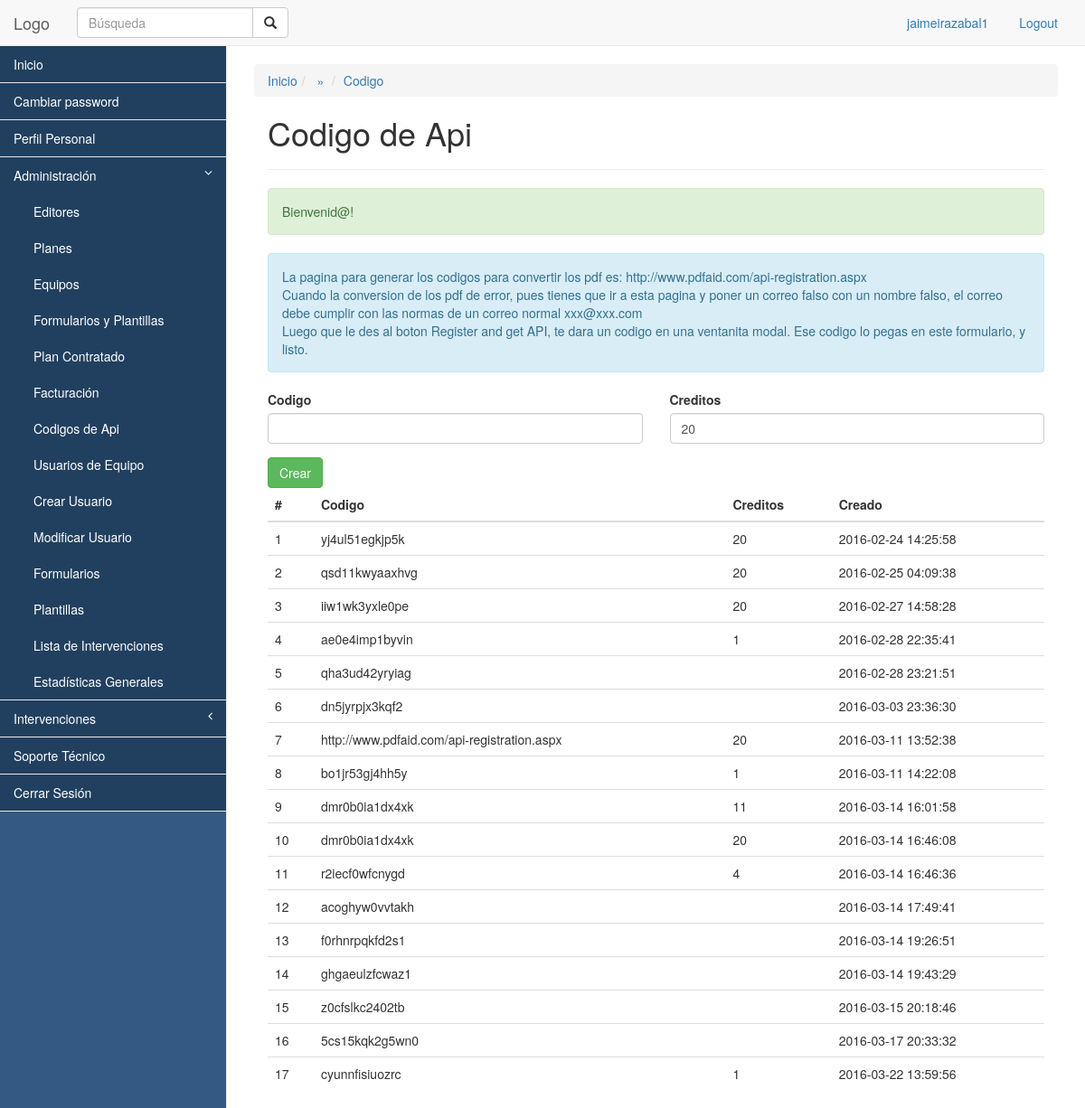
The page /codigo/ (signed in) on the database its author committed.
### tables this page shows
CREATE TABLE IF NOT EXISTS `codigo_api` (
  `id` int(11) NOT NULL AUTO_INCREMENT,
  `codigo` text NOT NULL,
  `credito` int(11) DEFAULT NULL,
  `creado` timestamp NOT NULL DEFAULT CURRENT_TIMESTAMP,
  PRIMARY KEY (`id`)
);

### core/kumbia/util.php (called while the page is built, shortened)
<?php
class Util
{
    public static function smallcase($s)
    {
        return strtolower(preg_replace('/([A-Z])/', "_\\1", self::lcfirst($s)));
    }
    public static function lcfirst($s)
    {
        $s[0] = strtolower($s[0]);
        return $s;
    }
}

### core/kumbia/bootstrap.php (called while the page is built, shortened)
<?php
require CORE_PATH . 'kumbia/util.php';
function auto($class)
{
    if ($class == 'ActiveRecord') {
        return include APP_PATH . 'libs/active_record.php';
    }
    if ($class == 'Load') {
        return include CORE_PATH . 'kumbia/load.php';
    }
    $class = Util::smallcase($class);
}
require CORE_PATH . 'kumbia/router.php';
require APP_PATH . 'libs/app_controller.php';
try {
    View::render(Router::execute($url), $url);
} catch (KumbiaException $e) {
    KumbiaException::handle_exception($e);
}
exit();

### core/kumbia/router.php (called while the page is built, shortened)
<?php
final class Router
{
    private static $_vars = array(
        'method' => NULL,
        'route' => NULL,
        'module' => NULL,
        'controller' => 'index',
        'action' => 'index',
        'parameters' => array(),
        'controller_path' => 'index'
    );
	public static function execute($url)
	{
        self::$_vars['route'] = $url;
        self::$_vars['method'] = $_SERVER['REQUEST_METHOD'];
		return self::_dispatch();
	}
    private static function _rewrite($url)
    {
        $url_items = explode('/', trim($url, '/'));
        self::$_vars['controller'] = current($url_items);
        self::$_vars['controller_path'] = (self::$_vars['module']) ? "$url_items[0]/$url_items[1]" : current($url_items);
        if (next($url_items) === false) return;
        self::$_vars['action'] = current($url_items);
        if (next($url_items) === false) return;
        self::$_vars['parameters'] = array_slice($url_items, key($url_items));
    }
    private static function _dispatch()
    {
        extract(self::$_vars, EXTR_OVERWRITE);
        $cont = new $app_controller($module, $controller, $action, $parameters);
		try {
			$reflectionMethod = new ReflectionMethod($cont, $cont->action_name);
		} catch (ReflectionException $e) {
			throw new KumbiaException(null, 'no_action');
		}
		try {
			$reflectionMethod->invokeArgs($cont, $cont->parameters);
		} catch (ReflectionException $e) {
			throw new KumbiaException(null, 'no_action');
		}
        $cont->k_callback();
        return $cont;
    }
    public static function get($var = null)
    {
        if ($var) {
            return self::$_vars[$var];
        } else {
            return self::$_vars;
        }
    }
}

### public_html/index.php (called while the page is built, shortened)
<?php
$url = isset($_GET['_url']) ? $_GET['_url'] : '/';
require CORE_PATH . 'kumbia/bootstrap.php';

### core/libs/db/adapters/mysqli.php (called while the page is built, shortened)
<?php
class DbMySQLi extends DbBase implements DbBaseInterface
{
    public $id_connection;
    public function connect($config)
    {
        $this->id_connection = new mysqli($config['host'], $config['username'], $config['password'], $config['name'], $config['port']);
        if (isset($config['charset'])) $this->id_connection->set_charset($config['charset']);
        return TRUE;
    }
    public function query($sql_query)
    {
        if ($result_query = mysqli_query($this->id_connection, $sql_query)) {
            return $result_query;
        } else {
            $this->last_result_query = false;
            throw new KumbiaException($this->error(" al ejecutar <em>\"$sql_query\"</em>"));
        }
    }
}

### core/libs/db/db_base.php (called while the page is built, shortened)
<?php
class DbBase
{
    public function in_query($sql)
    {
        $q = $this->query($sql);
        $results = array();
        if ($q) {
            while ($row = $this->fetch_array($q)) {
                $results[] = $row;
            }
        }
        return $results;
    }
}

### core/libs/kumbia_active_record/kumbia_active_record.php (called while the page is built, shortened)
<?php
class KumbiaActiveRecord
{
    protected $db;
    protected $database;
    protected $schema;
    protected $source;
    protected $fields = array();
    protected $debug = false;
    protected $logger = false;
    protected static $models = array();
    protected function _model_name()
    {
        if (!$this->source) {
            $this->source = Util::smallcase(get_class($this));
        }
    }
    protected function _connect($new_connection = false)
    {
        if (!is_object($this->db) || $new_connection) {
            $this->db = Db::factory($this->database, $new_connection);
        }
        $this->db->debug = $this->debug;
        $this->db->logger = $this->logger;
    }
    protected function dump()
    {
        if ($this->source) {
            $this->source = str_replace(";", '', strtolower($this->source));
        } else {
            $this->_model_name();
            if (!$this->source) {
                return false;
            }
        }
        return true;
    }
    protected function _dump_info($table, $schema = '')
    {
        foreach (self::get_meta_data($table) as $field) {
            $this->fields[] = $field['Field'];
        }
        return true;
    }
    public function find($what = '')
    {
        $what = Util::getParams(func_get_args());
        $select = "SELECT ";
        if (isset($what['columns'])) {
            $select.= $what['columns'] ? KumbiaActiveRecord::sql_sanitize($what['columns']) : join(",", $this->fields);
        } elseif (isset($what['distinct'])) {
            $select.= 'DISTINCT ';
            $select.= $what['distinct'] ? KumbiaActiveRecord::sql_sanitize($what['distinct']) : join(",", $this->fields);
        } else {
            $select.= join(",", $this->fields);
        }
        if ($this->schema) {
            $select.= " FROM {$this->schema}.{$this->source}";
        } else {
            $select.= " FROM {$this->source}";
        }
        $select.= $this->convert_params_to_sql($what);
        $results = array();
        $all_results = $this->db->in_query($select);
        foreach ($all_results AS $result) {
            $results[] = $this->dump_result($result);
        }
        if (isset($what[0]) && is_numeric($what[0])) {
            if (!isset($results[0])) {
                $this->count = 0;
                return false;
            } else {
                $this->dump_result_self($all_results[0]);
                $this->count = 1;
                return $results[0];
            }
        } else {
            return $results;
        }
    }
    public function convert_params_to_sql($what = '')
    {
        $select = '';
        return $select;
    }
    public function dump_result($result)
    {
        $obj = clone $this;
        if (is_array($result)) {
            foreach ($result as $k => $r) {
                if (!is_numeric($k)) {
                    $obj->$k = stripslashes($r);
                }
            }
        }
        return $obj;
    }
    static function get_meta_data($table)
    {
        if (isset(self::$models[$table])) {
            return self::$models[$table];
        } elseif (PRODUCTION) {
            $metadata = Cache::driver()->get($table, 'kumbia.models');
            if ($metadata) {
                return self::$models[$table] = unserialize($metadata);
            }
        }
        return array();
    }
    static function set_meta_data($table, $meta_data)
    {
        self::$models[$table] = $meta_data;
        return true;
    }
    public function __sleep()
    {
        $this->db = null;
        return array_keys(get_object_vars($this));
    }
}

### default/app/controllers/codigo_controller.php (called while the page is built, shortened)
<?php
class CodigoController extends AppController{
	public function index(){
		$this->codigos= Load::model("codigo_api")->find();
	}
}
 ?>

### default/app/views/codigo/index.phtml (the view, shortened to what this page needs)
<?php echo Form::open() ?>
	<div class="alert alert-info">
		La pagina para generar los codigos para convertir los pdf es: http://www.pdfaid.com/api-registration.aspx <br>
		Cuando la conversion de los pdf de error, pues tienes que ir a esta pagina y poner un correo falso con un nombre falso,
		el correo debe cumplir con las normas de un correo normal xxx@xxx.com <br>
		Luego que le des al boton Register and get API, te dara un codigo en una ventanita modal. Ese codigo lo pegas en este formulario, y listo.
	</div>
	<div class="row">
		<div class="col-md-6">
			<div class="form-group">
				<label for="">Codigo</label>
				<?php echo Form::text("codigo_api.codigo","class='form-control'") ?>
			</div>
		</div>
		<div class="col-md-6">
			<div class="form-group">
				<label for="">Creditos</label>
				<?php echo Form::text("codigo_api.credito","class='form-control'",20) ?>
			</div>
		</div>
	</div>
	<?php echo Form::submit("Crear","class='btn btn-success'") ?>
<?php echo Form::close() ?>
<table class="table">
	<thead>
		<th>#</th>
		<th>Codigo</th>
		<th>Creditos</th>
		<th>Creado</th>
	</thead>
	<?php foreach ($codigos as $key => $value): ?>
		<tr>
			<td><?php echo $value->id ?></td>
			<td><?php echo $value->codigo ?></td>
			<td><?php echo $value->credito ?></td>
			<td><?php echo $value->creado ?></td>
		</tr>
	<?php endforeach ?>
</table>

### rows shown on the page
codigo_api: id "1", codigo "yj4ul51egkjp5k", credito "20", creado "2016-02-24 14:25:58"
codigo_api: id "2", codigo "qsd11kwyaaxhvg", credito "20", creado "2016-02-25 04:09:38"
codigo_api: id "3", codigo "iiw1wk3yxle0pe", credito "20", creado "2016-02-27 14:58:28"
codigo_api: id "4", codigo "ae0e4imp1byvin", credito "1", creado "2016-02-28 22:35:41"
codigo_api: id "5", codigo "qha3ud42yryiag", creado "2016-02-28 23:21:51"
codigo_api: id "6", codigo "dn5jyrpjx3kqf2", creado "2016-03-03 23:36:30"
codigo_api: id "7", codigo "http://www.pdfaid.com/api-registration.aspx", credito "20", creado "2016-03-11 13:52:38"
codigo_api: id "8", codigo "bo1jr53gj4hh5y", credito "1", creado "2016-03-11 14:22:08"
codigo_api: id "9", codigo "dmr0b0ia1dx4xk", credito "11", creado "2016-03-14 16:01:58"
codigo_api: id "10", codigo "dmr0b0ia1dx4xk", credito "20", creado "2016-03-14 16:46:08"
codigo_api: id "11", codigo "r2iecf0wfcnygd", credito "4", creado "2016-03-14 16:46:36"
codigo_api: id "12", codigo "acoghyw0vvtakh", creado "2016-03-14 17:49:41"
codigo_api: id "13", codigo "f0rhnrpqkfd2s1", creado "2016-03-14 19:26:51"
codigo_api: id "14", codigo "ghgaeulzfcwaz1", creado "2016-03-14 19:43:29"
codigo_api: id "15", codigo "z0cfslkc2402tb", creado "2016-03-15 20:18:46"
codigo_api: id "16", codigo "5cs15kqk2g5wn0", creado "2016-03-17 20:33:32"
codigo_api: id "17", codigo "cyunnfisiuozrc", credito "1", creado "2016-03-22 13:59:56"

### other values the page prints
Auth::get("usuario") "jaimeirazabal1"
$crumb['title'] "Codigo"
$titulo "Codigo de Api"
$_SESSION['KUMBIA.CONTENT'] "Bienvenid@!"
